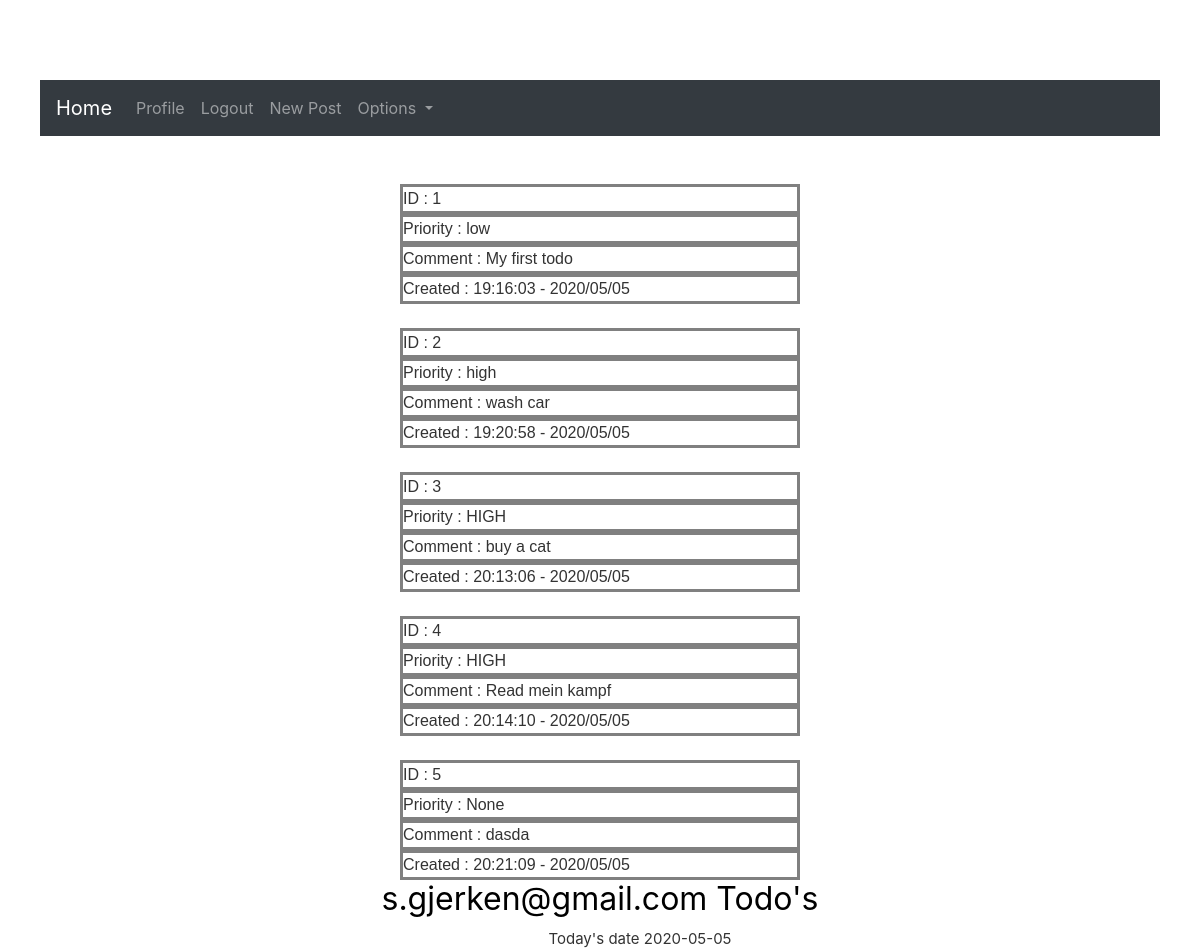
/todo/all (signed in), run on the app's committed database.
### web_app/models.py (models this page shows, shortened)
class Todo(db.Model):
    id = db.Column(db.Integer, primary_key=True)
    comment = db.Column(db.Text, nullable=False)
    date_created = db.Column(db.DateTime, nullable=False, default=datetime.now)
    priority = db.Column(db.String, nullable=False)
    todo_mail = db.Column(db.String, db.ForeignKey('users.mail'))

class Users(db.Model, UserMixin):
    id = db.Column(db.Integer, primary_key=True)
    username = db.Column(db.String(25), unique=True, nullable=False)
    password = db.Column(db.String(60), nullable=False)
    date_reg = db.Column(db.DateTime, default=datetime.utcnow, nullable=False)
    mail = db.Column(db.String(120), unique=True, nullable=False)
    image_file = db.Column(db.String(20), nullable=False, default='default.png')
    post = db.relationship('Post', backref='author', lazy=True)
    todo = db.relationship('Todo', backref='mail', lazy=True)

### web_app/routes.py (the view)
@app.route("/todo/all")
@login_required
def todo_all():
    if current_user.is_authenticated:
        todos = Todo.query.all()
        return render_template("all_todos.html", todos=todos, date_now=date_now, title="My Todos")

### web_app/models.py (called while the page is built)
@login_manager.user_loader
def load_user(user_id):
    return Users.query.get(int(user_id))

### web_app/templates/all_todos.html
{% extends "layout.html" %}
{% block h1 %}<h1 id="main-h1"><small>{{ current_user.mail }} Todo's</small></h1>{% endblock h1 %}
{% block content %}
{% for todo in todos %}
<br>
<div id="todo-p"> ID : {{ todo.id }} </div>
<div id="todo-p"> Priority : {{ todo.priority }} </div>
<div id="todo-p"> Comment : {{ todo.comment }} </div>
<div id="todo-p"> Created : {{ todo.date_created.strftime('%H:%M:%S - %Y/%m/%m') }}</div>
{% endfor %}
{% endblock content %}

### web_app/templates/layout.html (shortened to what this page needs)
<html lang="en">
{% block head %}
<head>
    <link rel="stylesheet" href="https://maxcdn.bootstrapcdn.com/bootstrap/4.0.0/css/bootstrap.min.css">
    <link rel="stylesheet" type="text/css" href="{{ url_for('static', filename='main.css') }}">
{% endblock head %}
  <nav class="navbar navbar-expand-lg navbar-dark bg-dark">
  <a class="navbar-brand" href="{{ url_for('home') }}">Home</a>
  <div class="collapse navbar-collapse" id="navbarSupportedContent">
    <ul class="navbar-nav mr-auto">
      <li class="nav-item active">
        {% if current_user.is_authenticated %}
      <li class="nav-item">
        <a class="nav-link" href="{{ url_for('profile') }}">Profile</a>
      </li>
        <li class="nav-item">
        <a class="nav-link" href="{{ url_for('logout') }}">Logout</a>
      </li>
      </li>
        <li class="nav-item">
        <a class="nav-link" href="{{ url_for('new_post') }}">New Post</a>
      </li>
        <li class="nav-item dropdown">
        <a class="nav-link dropdown-toggle" href="#" id="navbarDropdown" role="button" data-toggle="dropdown" aria-haspopup="true" aria-expanded="false">
          Options
        </a>
    </ul>
      {% endif %}
</nav>
<br>
  <body id="main-body">
{% block content %}{% endblock content %}
  {% block h1 %}{% endblock h1 %}
    <br>
  <body>{% block paragraph %} {% endblock paragraph %}</body>
    {% if date_now %}
  <footer id="footer"> <a> Today's date </a>{{ date_now }} </footer>
  {% endif %}
  </body>
</html>

### web_app/static/main.css (style rules this page uses)
body { background: #fafafa; color: #333333; margin-top: 5rem; }
h1, h2, h3, h4, h5, h6 { color: #444444; }

### web_app/templates/layout.html (style rules this page uses)
#main-body { background-color:white; margin 0 auto; padding: 0 40px; }
#main-h1 { text-align: center; font-size: 40; color: black; }
#footer { position: fixed; text-align: center; bottom: 0px; width: 100%; font-size: 15; }
#todo-p { margin: auto; width: 50%; border: 3px solid grey; position: center; font-family: sans-serif; width: 400px; length: 500px; }

### data on the page
Todo: id "1", priority "low", comment "My first todo", date_created "19:16:03 - 2020/05/05"
Todo: id "2", priority "high", comment "wash car", date_created "19:20:58 - 2020/05/05"
Todo: id "3", priority "HIGH", comment "buy a cat", date_created "20:13:06 - 2020/05/05"
Todo: id "4", priority "HIGH", comment "Read mein kampf", date_created "20:14:10 - 2020/05/05"
Todo: id "5", priority "None", comment "dasda", date_created "20:21:09 - 2020/05/05"
Users: mail "s.gjerken@gmail.com"

### other printed values
{{ date_now }} "2020-05-05"
